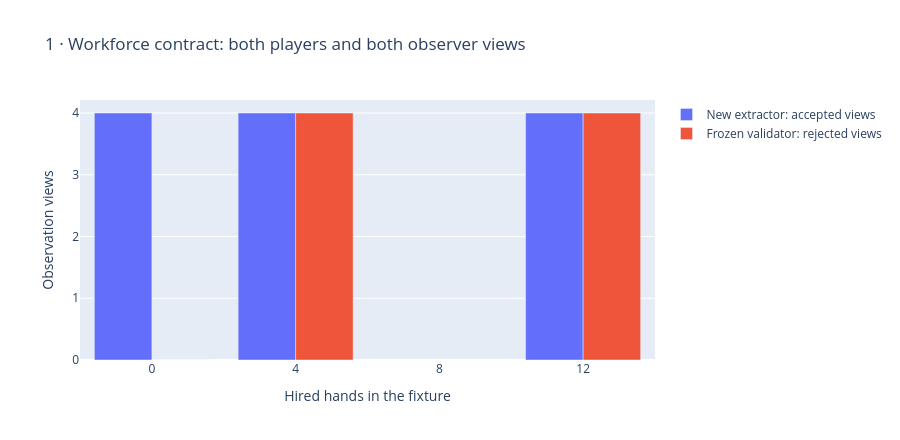
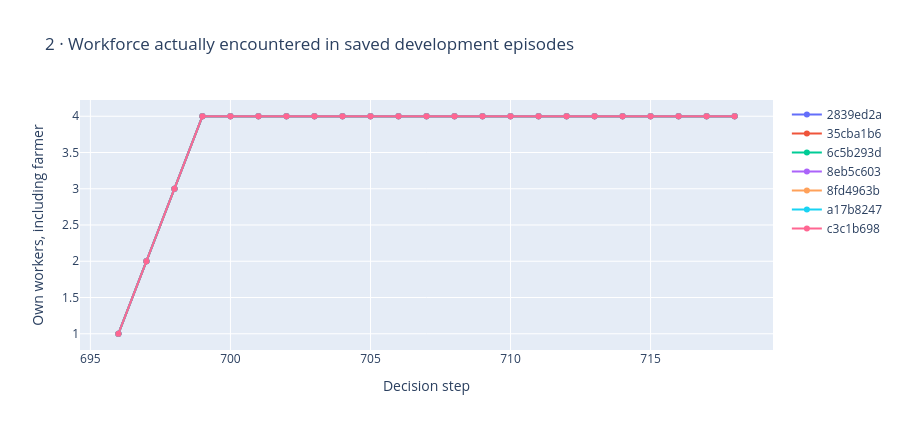

Notebook source saved alongside these figures, in order:
### Markdown cell above
## 3 · Inspect representation coverage

The old observation validator is intentionally unchanged. Passing the new extractor does not mean the entire agent now supports larger workforces.

Worker rows retain the actual action index: farmer = 0, then every observed hired hand. Aggregate features do not depend on the order of the hands. Opponent inventory is **unknown**, not zero. The extractor takes only a single current observation and registered public mechanics constants; episode rewards and seeds are not feature inputs.

### Code cell
from visualize import build_figures, export_dashboard
OUT = BASE / "outputs"
figures = build_figures(OUT)
figures[0][1].show()
figures[1][1].show()
display(pd.DataFrame([{
    "Aggregate candidates": report["aggregate_candidate_features"],
    "Saved observations": report["saved_observations"],
    "Variable-length worker rows": report["worker_rows"],
    "Task rows": report["task_rows"],
    "Mechanics views": report["mechanics_views"],
    "Unit tests": report["tests"]["tests_run"],
}]))

### Figure 1 — Plotly figure (JSON) as saved in the notebook; plotly's stock layout.template omitted (floating-point values rounded to 4 significant figures)
{"data": [{"name": "New extractor: accepted views", "type": "bar", "x": [0, 4, 12], "y": [4, 4, 4]}, {"name": "Frozen validator: rejected views", "type": "bar", "x": [0, 4, 12], "y": [0, 4, 4]}], "layout": {"barmode": "group", "height": 440, "title": {"text": "1 · Workforce contract: both players and both observer views"}, "xaxis": {"title": {"text": "Hired hands in the fixture"}}, "yaxis": {"title": {"text": "Observation views"}}}}

### Figure 2 — Plotly figure (JSON) as saved in the notebook; plotly's stock layout.template omitted (floating-point values rounded to 4 significant figures)
{"data": [{"mode": "lines+markers", "name": "2839ed2a", "type": "scatter", "x": [696, 697, 698, 699, 700, 701, 702, 703, 704, 705, 706, 707, 708, 709, 710, 711, 712, 713, 714, 715, 716, 717, 718], "y": [1.0, 2.0, 3.0, 4.0, 4.0, 4.0, 4.0, 4.0, 4.0, 4.0, 4.0, 4.0, 4.0, 4.0, 4.0, 4.0, 4.0, 4.0, 4.0, 4.0, 4.0, 4.0, 4.0]}, {"mode": "lines+markers", "name": "35cba1b6", "type": "scatter", "x": [696, 697, 698, 699, 700, 701, 702, 703, 704, 705, 706, 707, 708, 709, 710, 711, 712, 713, 714, 715, 716, 717, 718], "y": [1.0, 2.0, 3.0, 4.0, 4.0, 4.0, 4.0, 4.0, 4.0, 4.0, 4.0, 4.0, 4.0, 4.0, 4.0, 4.0, 4.0, 4.0, 4.0, 4.0, 4.0, 4.0, 4.0]}, {"mode": "lines+markers", "name": "6c5b293d", "type": "scatter", "x": [696, 697, 698, 699, 700, 701, 702, 703, 704, 705, 706, 707, 708, 709, 710, 711, 712, 713, 714, 715, 716, 717, 718], "y": [1.0, 2.0, 3.0, 4.0, 4.0, 4.0, 4.0, 4.0, 4.0, 4.0, 4.0, 4.0, 4.0, 4.0, 4.0, 4.0, 4.0, 4.0, 4.0, 4.0, 4.0, 4.0, 4.0]}, {"mode": "lines+markers", "name": "8eb5c603", "type": "scatter", "x": [696, 697, 698, 699, 700, 701, 702, 703, 704, 705, 706, 707, 708, 709, 710, 711, 712, 713, 714, 715, 716, 717, 718], "y": [1.0, 2.0, 3.0, 4.0, 4.0, 4.0, 4.0, 4.0, 4.0, 4.0, 4.0, 4.0, 4.0, 4.0, 4.0, 4.0, 4.0, 4.0, 4.0, 4.0, 4.0, 4.0, 4.0]}, {"mode": "lines+markers", "name": "8fd4963b", "type": "scatter", "x": [696, 697, 698, 699, 700, 701, 702, 703, 704, 705, 706, 707, 708, 709, 710, 711, 712, 713, 714, 715, 716, 717, 718], "y": [1.0, 2.0, 3.0, 4.0, 4.0, 4.0, 4.0, 4.0, 4.0, 4.0, 4.0, 4.0, 4.0, 4.0, 4.0, 4.0, 4.0, 4.0, 4.0, 4.0, 4.0, 4.0, 4.0]}, {"mode": "lines+markers", "name": "a17b8247", "type": "scatter", "x": [696, 697, 698, 699, 700, 701, 702, 703, 704, 705, 706, 707, 708, 709, 710, 711, 712, 713, 714, 715, 716, 717, 718], "y": [1.0, 2.0, 3.0, 4.0, 4.0, 4.0, 4.0, 4.0, 4.0, 4.0, 4.0, 4.0, 4.0, 4.0, 4.0, 4.0, 4.0, 4.0, 4.0, 4.0, 4.0, 4.0, 4.0]}, {"mode": "lines+markers", "name": "c3c1b698", "type": "scatter", "x": [696, 697, 698, 699, 700, 701, 702, 703, 704, 705, 706, 707, 708, 709, 710, 711, 712, 713, 714, 715, 716, 717, 718], "y": [1.0, 2.0, 3.0, 4.0, 4.0, 4.0, 4.0, 4.0, 4.0, 4.0, 4.0, 4.0, 4.0, 4.0, 4.0, 4.0, 4.0, 4.0, 4.0, 4.0, 4.0, 4.0, 4.0]}], "layout": {"height": 430, "title": {"text": "2 · Workforce actually encountered in saved development episodes"}, "xaxis": {"title": {"text": "Decision step"}}, "yaxis": {"title": {"text": "Own workers, including farmer"}}}}
